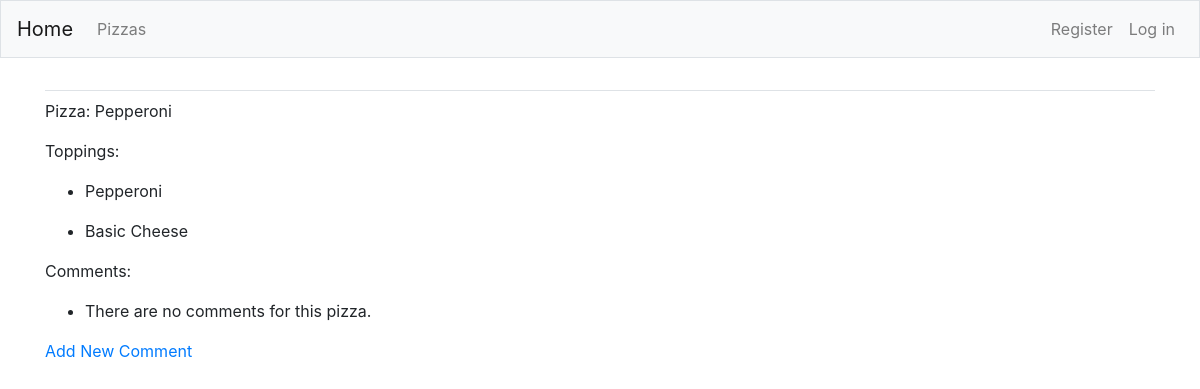
The page /pizza/2/ on the database its author committed.
### MainApp/models.py (models this page shows, shortened)
class Pizza(models.Model):
    pizza_name = models.CharField(max_length=200)

class Topping(models.Model):
    pizza = models.ForeignKey(Pizza, on_delete=models.CASCADE)
    toppings_name = models.CharField(max_length=200)

### MainApp/views.py (the view)
# urls.py: path("pizza/<int:pizza_id>/", views.pizza, name="pizza"),
def pizza(request, pizza_id):
    pizza = Pizza.objects.get(id=pizza_id)
    comments = pizza.comment_set.order_by("-date_added")
    toppings = pizza.topping_set.order_by("-toppings_name")
    context = {"pizza": pizza, "toppings": toppings, "comments": comments}
    return render(request, "MainApp/pizza.html", context)

### MainApp/templates/mainapp/pizza.html
{% extends 'MainApp/base.html' %}
{% block content %}
<p>
    Pizza: {{ pizza.pizza_name }}
</p>
<p>
    Toppings:
</p>
<ul>
    {% for t in toppings %}
    <li>
        <p>{{ t.toppings_name }}</p>
    </li>
    {% empty %}
    <li>
        There are no toppings for this pizza.
    </li>
    {% endfor %}
</ul>
<p>Comments:</p>
<ul>
    {% for c in comments %}
    <li>
        <p>{{c.text}}</p>
        <p>{{c.date_added}} by {{c.owner}}</p>
        {% if c.owner == request.user %}
        <p><a href="{% url 'edit_comment' c.id %}">Edit Comment</a></p>
        {% endif %}
    </li>
    {% empty %}
    <li>
        There are no comments for this pizza.
    </li>
    {% endfor %}
</ul>
<p><a href="{% url 'new_comment' pizza.id %}">Add New Comment</a></p>
{% endblock content %}

### rows shown on the page
Pizza: pizza_name "Pepperoni"
Topping: toppings_name "Pepperoni"
Topping: toppings_name "Basic Cheese"
